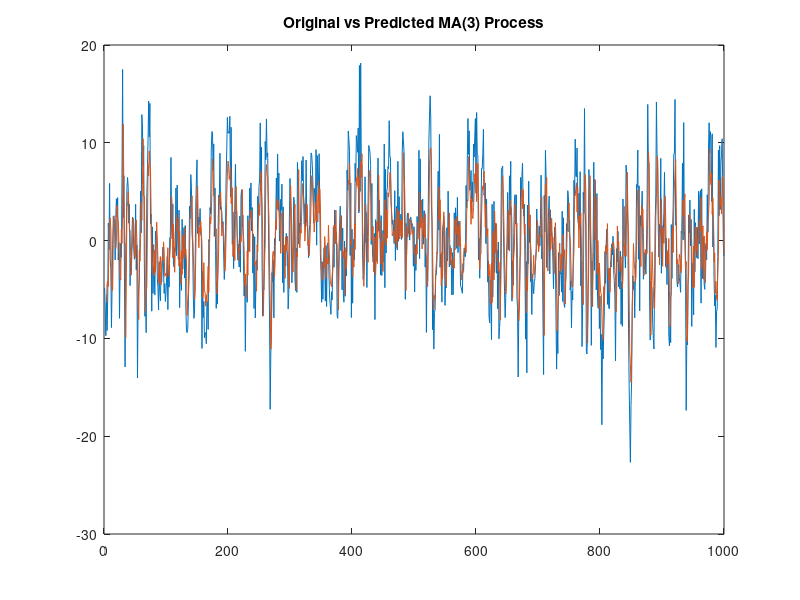
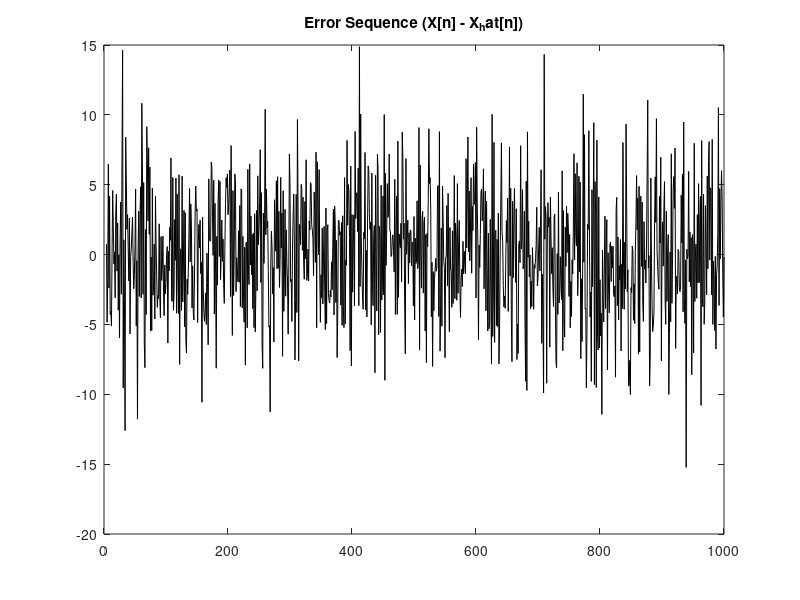

Write the MATLAB code that produced these figures, in order.
% Assignment 1:

% Used to dubbel check calculator calculations
R0 = 30; 
R1 = 18;  
R2 = 15;  
R3 = 6;   

A = [R0, R1, R2;
     R1, R0, R1;
     R2, R1, R0];

b = [R1; R2; R3];

coefficients = A\b;

a_0 = coefficients(1);
a_1 = coefficients(2);
a_2 = coefficients(3);

disp("a_0 = " + a_0);
disp("a_1 = " + a_1);
disp("a_2 = " + a_2);

% Assignment 2:

d = [2, 1, 2, 1]; 
L = length(d) - 1; 

N = 1000;

W = sqrt(3) * randn(N + L, 1); 

X = zeros(N, 1);
for n = (L+1):N+L
    X(n-L) = d(1) * W(n) + d(2) * W(n-1) + d(3) * W(n-2) + d(4) * W(n-3);
end

a = [0.5282, 0.3462, -0.2718]; 

X_hat = zeros(N, 1);
for n = 4:N
    X_hat(n) = a(1) * X(n-1) + a(2) * X(n-2) + a(3) * X(n-3);
end

figure;
plot(1:N, X, 'DisplayName', 'Original X[n]');
hold on;
plot(4:N, X_hat(4:N), 'DisplayName', 'Predicted X_hat[n]');
title('Original vs Predicted MA(3) Process');

error_sequence = X(4:N) - X_hat(4:N);
figure;
plot(4:N, error_sequence, 'k');
title('Error Sequence (X[n] - X_hat[n])');